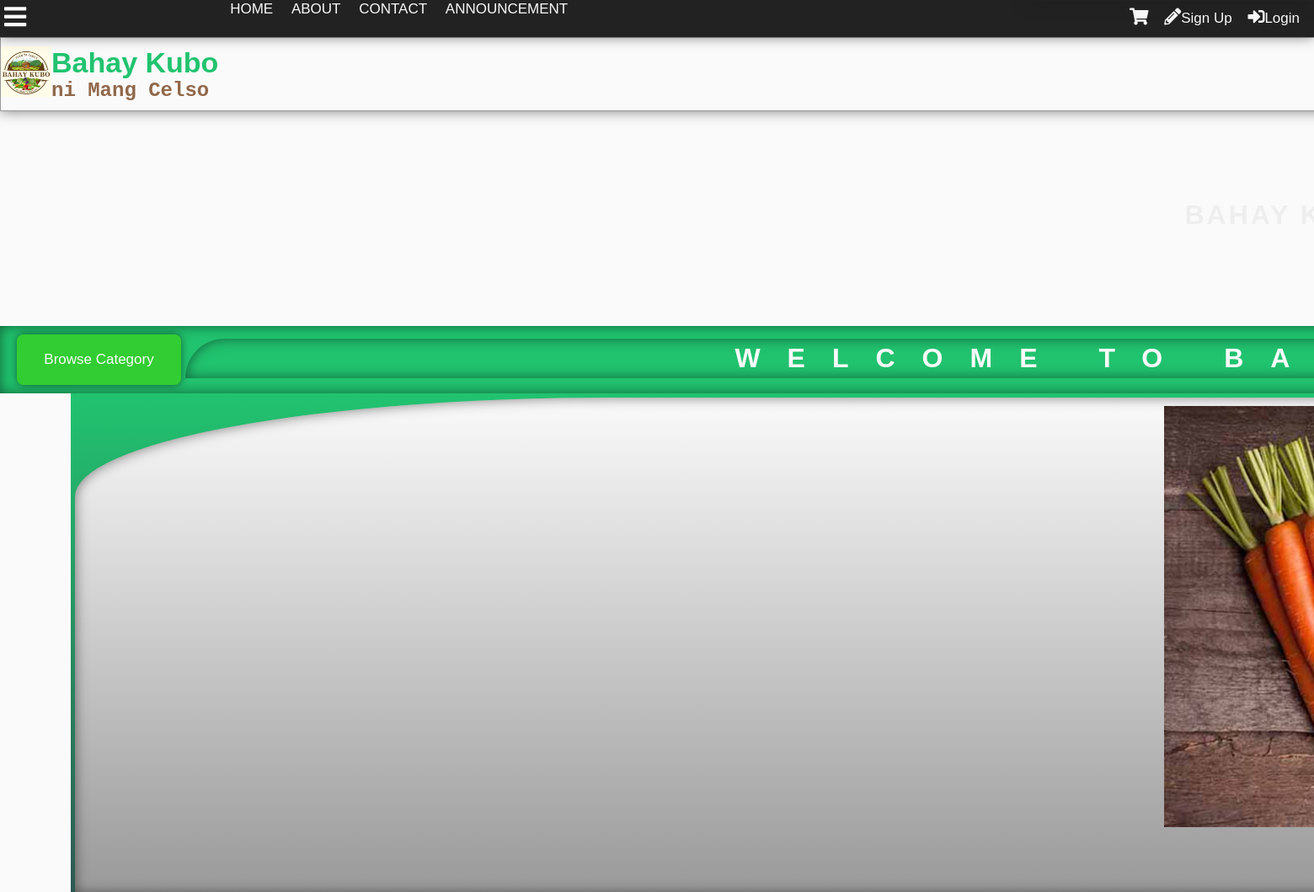
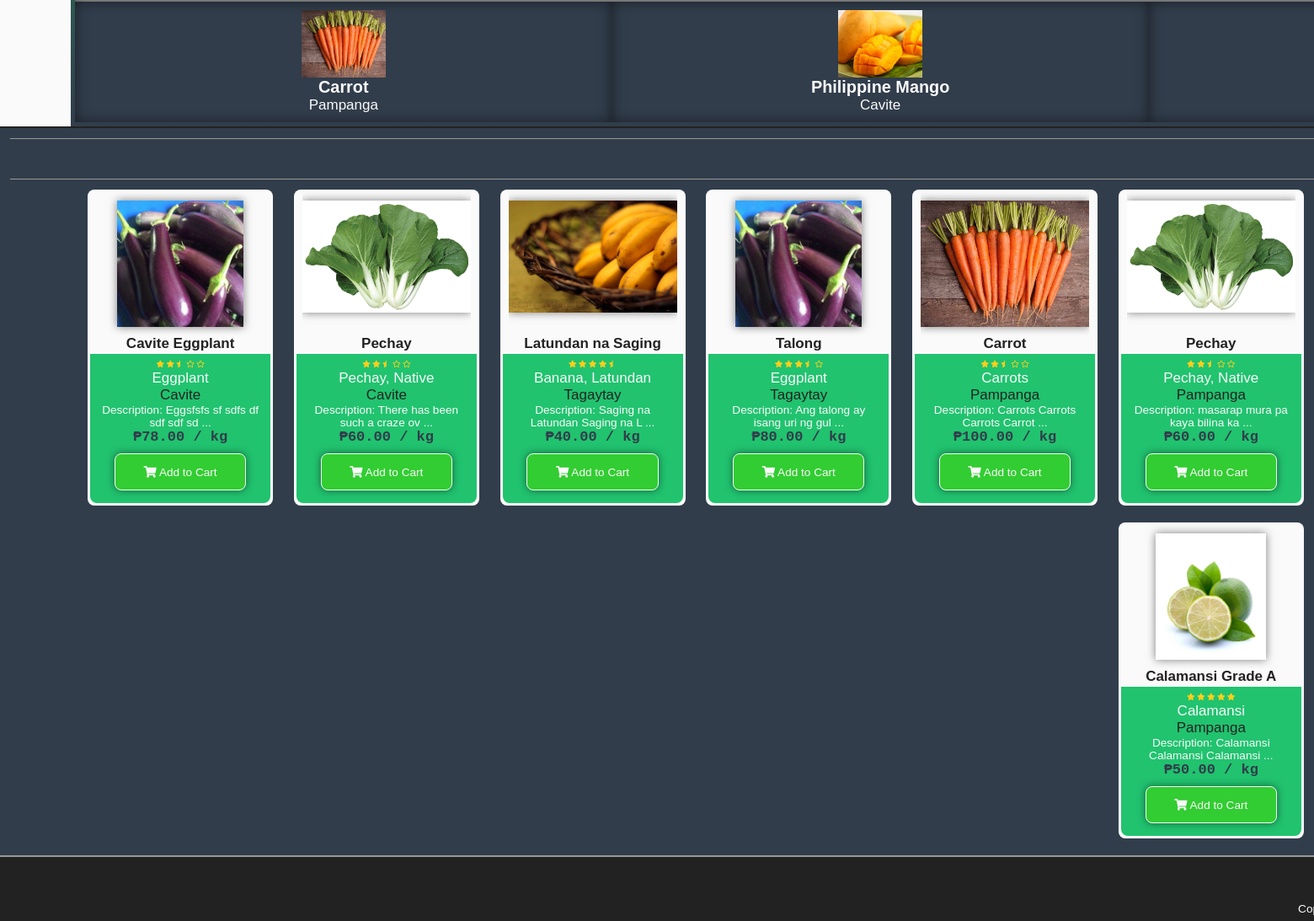
The page / on the database its author committed (2 pictures, top to bottom).
### tables this page shows
CREATE TABLE `tblproduct` (
  `productid` int(11) NOT NULL,
  `categoryid` int(11) NOT NULL,
  `productname` varchar(100) NOT NULL,
  `description` mediumtext NOT NULL,
  `farmid` int(11) NOT NULL,
  `userid` int(11) NOT NULL,
  `dateposted` datetime DEFAULT NULL,
  `price` decimal(10,2) NOT NULL,
  `img` varchar(200) NOT NULL,
  `view` int(11) NOT NULL,
  `rating` decimal(10,2) NOT NULL,
  `is_approved` tinyint(1) NOT NULL,
  `is_available` int(11) NOT NULL
);

CREATE TABLE `tblcategory` (
  `categoryid` int(11) NOT NULL,
  `category` varchar(100) NOT NULL,
  `status` int(11) NOT NULL,
  `low` decimal(10,2) NOT NULL,
  `high` decimal(10,2) NOT NULL,
  `prevailing` decimal(10,2) NOT NULL
);

CREATE TABLE `tblfarm` (
  `farmid` int(11) NOT NULL,
  `farmname` varchar(100) NOT NULL,
  `address` varchar(255) NOT NULL,
  `status` int(11) NOT NULL
);

### functions.php (the view, shortened to what this page needs)
<?php
function addheader(){
	echo'<header id="main-header">
			<div class="grid-header">
				<div class="box1">
					<a href="index.php">
						<div class="logo">
							<img src="img/logo.jpg">
						</div>
						<div id="header-text">
						<h1 id="first-text">Bahay Kubo</h1><br>
							<h2 id="second-text"> ni Mang Celso</h2>
						</div>
					</a>
				</div>
				<div class="box2">';
				echo'</div>
				<div class="modal2">
				</div>
				<div id="search-dropdown">
				</div>
			</div>
		</header>
		<div class="subheader">
			<div class="subgrid">
				<div class="svg">
					<p class="open-slide" onclick="openSlideMenu()">
						<i class="fas fa-bars"></i>
					</p>
				</div>
				<div class="nav">
					<a id="Home" href="index.php">HOME</a>
					<a id="Home" href="about.php">ABOUT</a>
					<a id="Home" href="contact.php">CONTACT</a>
					<a id="Home" href="announcement.php">ANNOUNCEMENT</a>
				</div>
				<div class="profile-grid">';
						session_button();
				echo'</div>
			</div>
		</div>
	';
}
function addfooter(){
	echo'<footer id="main-footer">
			<div class="container">
				<a target="_blank" title="Like us on Facebook" href="https://www.facebook.com/BahayKuboniMangCelso/?ref=page_internal"><i class="fab fa-facebook-square"></i></a>
				<a target="_blank" title="Follow us on Twitter" href="https://twitter.com/"><i class="fab fa-twitter"></i></a>
				<a target="_blank" title="Follow us on Instagram" href="https://www.instagram.com/?hl=ens"><i class="fab fa-instagram"></i></a>
				<p><a href="about.php">About Us</a>
				<a href="contact.php">Contact Us</a>
				</p>
				<p>Copyright &copy; '.date('Y').' - <span id="company">Bahay Kubo ni Mang Celso</span></p>
			</div>
		</footer>';
}
function session_button(){
	$conn = mysqli_connect ("localhost", "root", "", "itsproject");
	echo '<div id="top-total" onclick="showCartPanel()">';
	echo'</div>
	<div id="cart-panel"">
		<h1 onclick="hideCartPanel()" class="close-heading">Shopping Cart <i style="float:right; padding-right:10px" class="fas fa-times"></i></h1>
		<div id="shopping-cart-content"></div>
	</div>
	<i class="fas fa-shopping-cart button" onclick="showCartPanel()"></i>';
	if(isset($_SESSION['id'])){
	$id=$_SESSION['id'];
		$sql="SELECT imgpath FROM tbluser WHERE userid=".$id."";
		$result=$conn->query($sql);
		$row=$result->fetch_object();
		$tn_image=$row->imgpath;
		if($tn_image==''){
			$tn_image='img/default.png';
		}
$sql="SELECT pmid FROM tblpm WHERE receiverid='$id' AND checked=0 GROUP BY senderid";
$result=$conn->query($sql);
$count=$result->num_rows;
		echo'<a class="button" title="Check your messages" href="inbox.php?id='.$_SESSION["id"].'"><i class="far fa-envelope"></i><span id="pmnum">'.$count.'</span></a>';
$sql="SELECT notifid FROM tblnotif
	WHERE receiverid='$id' and checked=0
	";
$result=$conn->query($sql);
$count=$result->num_rows;
		echo'<a class="button" id="notifbtn" title="Check your notifications" onclick="showNotif()""><i class="far fa-bell"></i><span id="notifnum">'.$count.'</span></a>
		<a class="button" href=profile.php?id='.$_SESSION['id'].'>
		'.$_SESSION["name"].'\'s Profile<div class="top-tn"><img src="'.$tn_image.'""></div></a>';
		echo'<div id="notifdrop">
		Notifications
		<ul>';
$sql="SELECT notifid,tblnotif.userid,username,imgpath,receiverid,notifdate,notiftype,checked,details,details2 FROM tblnotif
	LEFT JOIN tbluser
		ON tblnotif.userid=tbluser.userid
	WHERE receiverid='$id'
	ORDER BY notifid DESC
	LIMIT 10";
$result=$conn->query($sql);
$count=$result->num_rows;
if($count==0){
	echo'<li>No notifications yet...</li>';
}else{
while($rows=$result->fetch_object())
{
$nid=$rows->notifid;
$uid=$rows->userid;
$uname=$rows->username;
$rid=$rows->receiverid;
$date=time_elapsed_string($rows->notifdate);
$type=$rows->notiftype;
$imgpath=$rows->imgpath;
$uname=$rows->username;
$details=$rows->details;
$details2=$rows->details2;
if(!$imgpath){
	$imgpath='img/default.png';
}
if($type==1){
	echo'<li><div class="comment-tn">
				<img src="'.$imgpath.'">
			</div> <a class="n1" href="profile.php?id='.$uid.'">'.$uname.'</a> <a class="n2" href="profile.php?id='.$_SESSION['id'].'#comment'.$details.'"> has commented on your profile '.$date.'</a></li>';
} else if($type==2){
	if ($details2==1){
	echo'<li><div class="comment-tn">
				<img src="'.$imgpath.'">
			</div>
			 <a class="n1" href="profile.php?id='.$uid.'">'.$uname.'</a> has sent a friend request '.$date.'<br>
		<div id="fr-'.$nid.'"><a class="fr-yes" onclick="friendyes(this)" value="'.$nid.'">Yes</a> <a class="fr-no" onclick="friendno(this)" value="'.$nid.'">No</a>
		</div>
		</li>';
	} else if($details2==2){
		echo'<li><div class="comment-tn">
				<img src="'.$imgpath.'">
			</div>
			 <a class="n1" href="profile.php?id='.$uid.'">'.$uname.'</a> has sent a friend request '.$date.'<br>
		<div id="fr-'.$nid.'">
			Request Accepted
		</div>
		</li>';
	} else if($details2==3){
		echo'<li><div class="comment-tn">
				<img src="'.$imgpath.'">
			</div>
			 <a class="n1" href="profile.php?id='.$uid.'">'.$uname.'</a> has sent a friend request '.$date.'<br>
		<div id="fr-'.$nid.'">
			Request Denied
		</div>
		</li>';
	}
}else if ($type==3){
	echo'<li><i class="fas fa-ban banned"></i> Sorry, your profile picture has been removed.<br>
	Please read the rules and guidelines.</li>';
}else if ($type==4){
	echo'<li> Your order has been <span style="color:green;"><b>approved</b></span><br>'.$date.'.<br>
	Order No. <a class="black" href="search.php?criteria=3&search-text='.$details.'"><b>'.$details.'</a></b></li>';
}else if ($type==5){
	echo'<li> Your order has been <span style="color:red;"><b>rejected</b></span><br>'.$date.'.<br>
	Order No. <a class="black" href="search.php?criteria=3&search-text='.$details.'"><b>'.$details.'</a></b></li>';
}else if ($type==6){
	echo'<li> Your order has been <span style="color:red;"><b>cancelled</b></span><br>'.$date.'.<br>
	Order No. <a class="black" href="search.php?criteria=3&search-text='.$details.'"><b>'.$details.'</a></b></li>';
}else if ($type==7){
	echo'<li> <div class="comment-tn">
				<img src="'.$imgpath.'">
			</div>
			 <a class="n1" href="profile.php?id='.$uid.'">'.$uname.'</a> has place an order '.$date.'.<br>
	Order No. <a class="black" href="search.php?criteria=3&search-text='.$details.'"><b>'.$details.'</b></a></li>';
}
}
}
		echo'<center><a id="seeallnotif" href="notification.php">See all notifications</a></center>
		</ul>
		</div>';
	}else{
		echo'<div id="notifnum"></div><div id="pmnum"></div>
		<a href ="register.php" class="button"><i class="fas fa-pencil-alt"></i></i>Sign Up</a>
		<a id="modalBtn" class="button"><i class="fas fa-sign-in-alt"></i>Login</a>';
	}
}
function starsystem($percent){
	echo'<div class="star-system" title="'.$percent.'% rating">';
	if($percent>=98){
	echo'
		<i class="fas fa-star"></i>
		<i class="fas fa-star"></i>
		<i class="fas fa-star"></i>
		<i class="fas fa-star"></i>
		<i class="fas fa-star"></i>
	';
	}else if($percent>=85 & $percent<98){
	echo'
		<i class="fas fa-star"></i>
		<i class="fas fa-star"></i>
		<i class="fas fa-star"></i>
		<i class="fas fa-star"></i>
		<i class="fas fa-star-half"></i>
	';
	}else if($percent>=75 & $percent<85){
	echo'
		<i class="fas fa-star"></i>
		<i class="fas fa-star"></i>
		<i class="fas fa-star"></i>
		<i class="fas fa-star"></i>
		<i class="far fa-star"></i>
	';
	}else if($percent>=65 & $percent<75){
	echo'
		<i class="fas fa-star"></i>
		<i class="fas fa-star"></i>
		<i class="fas fa-star"></i>
		<i class="fas fa-star-half"></i>
		<i class="far fa-star"></i>
	';
	}else if($percent>=45 & $percent<55){
	echo'
		<i class="fas fa-star"></i>
		<i class="fas fa-star"></i>
		<i class="fas fa-star-half"></i>
		<i class="far fa-star"></i>
		<i class="far fa-star"></i>
	';
	}else if($percent>=35 & $percent<45){
	echo'
		<i class="fas fa-star"></i>
		<i class="fas fa-star"></i>
		<i class="far fa-star"></i>
		<i class="far fa-star"></i>
		<i class="far fa-star"></i>
	';
	}else if($percent>=25 & $percent<35){
	echo'
		<i class="fas fa-star"></i>
		<i class="fas fa-star-half"></i>
		<i class="far fa-star"></i>
		<i class="far fa-star"></i>
		<i class="far fa-star"></i>
	';
	}else if($percent>=15 & $percent<25){
	echo'
		<i class="fas fa-star"></i>
		<i class="far fa-star"></i>
		<i class="far fa-star"></i>
		<i class="far fa-star"></i>
		<i class="far fa-star"></i>
	';
	}else if($percent>=4 & $percent<15){
	echo'
		<i class="fas fa-star-half"></i>
		<i class="far fa-star"></i>
		<i class="far fa-star"></i>
		<i class="far fa-star"></i>
		<i class="far fa-star"></i>
	';
	}else if($percent<4){
	echo'
		<i class="far fa-star"></i>
		<i class="far fa-star"></i>
		<i class="far fa-star"></i>
		<i class="far fa-star"></i>
		<i class="far fa-star"></i>
	';
	}
	echo'</div>';
}
function showProduct($where){
	$conn = new mysqli('localhost','root','','itsproject');
	$sql = "SELECT productid,category, productname, description, farmname, username, dateposted, price, img, rating FROM tblproduct as t1
	LEFT JOIN tblcategory as t2
		ON t1.categoryid = t2.categoryid
	LEFT JOIN tbluser as t3
		ON t1.userid = t3.userid
	LEFT JOIN tblfarm as t4
		ON t1.farmid = t4.farmid
	$where";
	$result = $conn->query($sql);
	if($result){
	while($row = $result->fetch_object()){
		$id = $row->productid;
		$category = $row->category;
		$product = $row->productname;
		$desc = $row->description;
		$farm = $row->farmname;
		$price = $row->price;
		$img = $row->img;
		$rating = $row->rating;
		echo'
		<div class="product">
		<a href="product.php?id='.$id.'">
		<div class="product-img-wrap">
			<img src="'.$img.'" alt="Product Image">
		</div>
		<p class="product-title">'.$product.'</p>
		</a>
		<div class="product-content">
		<a href="product.php?id='.$id.'">
		<p>';
		starsystem($rating);
		echo'
		</p>
		<p class="product-category">'.$category.'</p>
		<p class="product-farm">'.$farm.'</p>
		<p class="product-desc">Description: '.substr($desc,0,30).' ...</p>
		</a>
		<p class="product-price">₱'.number_format($price,2).' / kg</p>
		<div class="add-to-cart" value="'.$id.'" onclick="addThistoCart(this)"><i class="fas fa-shopping-cart"></i> Add to Cart</div>
		</div>
		</div>';
	}
	}
}

### css/style.css (style rules this page uses)
* { padding:0; margin:0; }
:root { --facebookblue:#4267b2; --twitterlogo:#00aced; --lightblue:#c0deed; --sunflower:#ffce1b; --orangered:#FF4500; --magenta:#ff00ff; --lime:#32CD32; --palegreen:#98fb98; --dark-red:#590000; --blood-red:#8B0000; --cyan:#00ffff; --bluegreen:#21c36f; --canvas:#F3ECE2; --dark-purple:#551A8B; --dark-blue:#313d4b; --primary-color:#21c36f; --secondary-color:#c0deed; --contrast: #91684a; --secondary-contrast:#313d4b; --light-color:#fafafa; --dark-color:#222; --gray:#eee; --darkgray:#999; }
body { font-family: Lora,'MS Sans Serif',Geneva,sans-serif; font-size: 17px; background:var(--light-color); }
h1,h2,h3,h4,h5,h6 { font-family: Arial, Helvetica, sans-serif; }
a { text-decoration: none; }
.container { padding:0 5px 0 5px; }
.subheader { z-index: 1000; position:fixed; top:0; grid-area:subheader; width:100%; padding-bottom: 4px; background: var(--dark-color); color: var(--light-color); box-shadow: 0 0 15px rgba(0,0,0,0.5); }
.subgrid { display: grid; grid-template-columns: 1fr 4fr; grid-template-areas: "svg profile" }
.open-slide { grid-area: svg; padding: 5px; font-size: 30px; color: var(--light-color); }
.fa-bars { transition-duration: 350ms; transition-property: transform; }
#home { position: relative; padding: 0.5em; font-size: 1em; color: var(--light-color); }
.profile-grid { grid-area: profile; grid-column-start: right; padding: 8px; }
.profile-grid i { font-size:20px; }
.button { padding: 2px 5px; color: var(--light-color); border:0; margin-right: 4px; text-align: center; cursor:pointer; }
#main-header { grid-area:header; margin-top: 44px; background: var(--light-color); border: 1px solid var(--darkgray); box-shadow: 0 0 15px rgba(0,0,0,0.5); margin-bottom: 5px; }
#highlight-text,#first-text { color:var(--primary-color); }
#second-text { color:var(--contrast); font-family: "Courier New", Courier, monospace; font-size: 24px; }
#first-text,#second-text { display: inline; }
.grid-header { display:grid; grid-template-columns: 1fr 1fr; grid-template-areas: "title login"; align-items:center; padding: 10px 0; }
.box1 { grid-area:title; }
.logo { float: left; width: 60px; height: 60px; }
.logo img { max-width: 100%; }
#header-text { padding-left:10px; }
.content-body a { color: var(--dark-color); }
.product { min-height: 300px; width: 220px; margin: 10px; padding: 3px; color:var(--light-color); display: inline-block; background: var(--light-color); border-radius: 8px; box-sizing: border-box; text-align: center; }
.product-img-wrap { padding: 10px 0; margin: 0 auto; width: 200px; height: 150px; overflow: hidden; transition-duration: 350ms; transition-property: opacity; transition-timing-function: ease-out; }
.product-img-wrap img { max-width:100%; max-height: 100%; margin: 0 auto; box-shadow: 0 0 10px rgba(0,0,0,0.5); }
.product-title { font-weight: bold; color: var(--dark-color); font-family: verdana, sans-serif; margin-bottom: 2px; }
.product-content { padding: 5px 10px; background: var(--primary-color); color: var(--light-color); border-bottom-left-radius: 8px; border-bottom-right-radius: 8px; }
.product-content a { color: var(--light-color); }
.product-farm { color: var(--dark-color); }
.product-desc { font-size: 0.8em; }
.product-price { font-family: "Courier New", Courier, monospace; color: var(--secondary-contrast); font-weight: bold; }
.star-system { color: var(--sunflower); padding:2px; border-radius: 8px; cursor: default; text-align: center; margin: 0 auto; font-size: 0.5em; }
.add-to-cart { z-index: 10; font-size: 0.8em; padding:1em 2em; display:block; width: 100px; margin: 10px auto; background: var(--lime); color: var(--light-color); text-align: center; cursor:pointer; border-radius: 8px; border: 1px solid var(--light-color); box-shadow: 0 0 10px rgba(0,0,0,0.5); }
#main-footer { grid-area:footer; background:var(--dark-color); background-position:center; background-size:cover; background-repeat:no-repeat; background-attachment: fixed; text-align: center; padding: 8px; color:var(--light-color); height: 60px; border-top: 2px solid var(--darkgray); font-size: 0.8em; }

### rows shown on the page
tblproduct: img (picture), productname "Cavite Eggplant", categoryid.category "Eggplant", farmid.farmname "Cavite", description "Eggsfsfs sf sdfs df sdf sdf sd", price "78.00", $id 22 (drawn)
tblproduct: img (picture), productname "Pechay", categoryid.category "Pechay, Native", farmid.farmname "Cavite", description "There has been such a craze ov", price "60.00", $id 21 (drawn)
tblproduct: img (picture), productname "Latundan na Saging", categoryid.category "Banana, Latundan", farmid.farmname "Tagaytay", description "Saging na Latundan Saging na L", price "40.00", $id 20 (drawn)
tblproduct: img (picture), productname "Talong", categoryid.category "Eggplant", farmid.farmname "Tagaytay", description "Ang talong ay isang uri ng gul", price "80.00", $id 19 (drawn)
tblproduct: img (picture), productname "Carrot", categoryid.category "Carrots", farmid.farmname "Pampanga", description "Carrots Carrots Carrots Carrot", price "100.00", $id 18 (drawn)
tblproduct: img (picture), productname "Pechay", categoryid.category "Pechay, Native", farmid.farmname "Pampanga", description "masarap mura pa kaya bilina ka", price "60.00", $id 17 (drawn)
tblproduct: img (picture), productname "Calamansi Grade A", categoryid.category "Calamansi", farmid.farmname "Pampanga", description "Calamansi Calamansi Calamansi", price "50.00", $id 9 (drawn)

### other values the page prints
$product1 "Carrot"
$farm1 "Pampanga"
$product2 "Philippine Mango"
$farm2 "Cavite"
